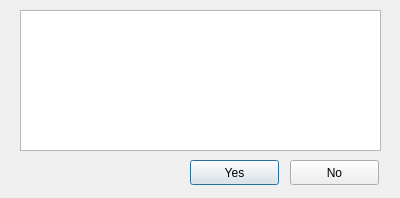
<?xml version="1.0" encoding="UTF-8"?>
<ui version="4.0">
 <class>Warning</class>
 <widget class="QDialog" name="Warning">
  <property name="geometry">
   <rect>
    <x>0</x>
    <y>0</y>
    <width>400</width>
    <height>198</height>
   </rect>
  </property>
  <property name="windowTitle">
   <string>Dialog</string>
  </property>
  <widget class="QPushButton" name="yesButton">
   <property name="geometry">
    <rect>
     <x>190</x>
     <y>160</y>
     <width>89</width>
     <height>25</height>
    </rect>
   </property>
   <property name="text">
    <string>Yes</string>
   </property>
  </widget>
  <widget class="QPushButton" name="noButton">
   <property name="geometry">
    <rect>
     <x>290</x>
     <y>160</y>
     <width>89</width>
     <height>25</height>
    </rect>
   </property>
   <property name="text">
    <string>No</string>
   </property>
  </widget>
  <widget class="QTextEdit" name="textEdit">
   <property name="geometry">
    <rect>
     <x>20</x>
     <y>10</y>
     <width>361</width>
     <height>141</height>
    </rect>
   </property>
  </widget>
 </widget>
 <resources/>
 <connections/>
</ui>
